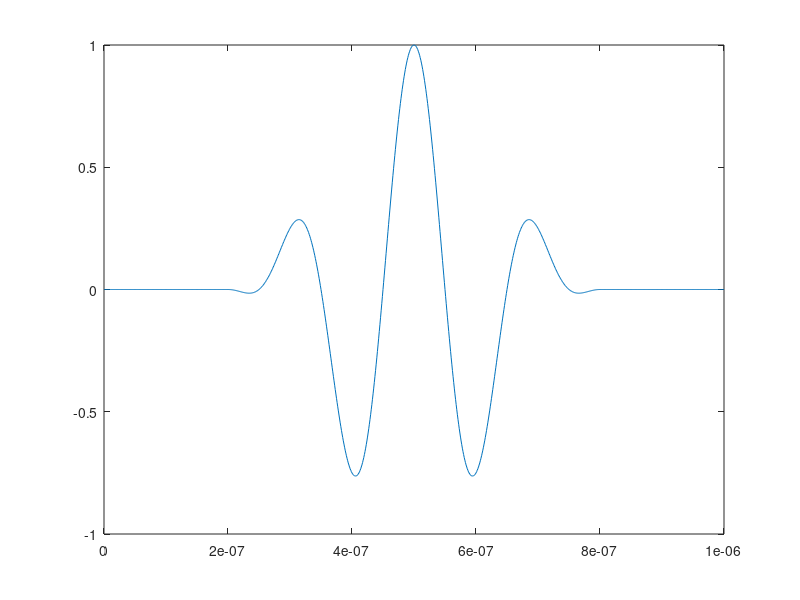

This chart was generated by the following MATLAB code: (Note: this script raises an error after producing the figure.)
clear;
close all;
clc
fclose all;

PogoFilename = 'test_3D';

% Stimulation signal
frequency    = 5e6;% unit: Hz
cycles       = 3;
timedelay    = 2e-7;
timestep     = 1e-9;
endtime      = 1e-6;
phase        = -pi/2;
windowlength = cycles/(frequency);

tb_signal(:,1) = (0:timestep:endtime)';
tb_signal(:,2) = 0;

% Generate toneburst signal
signal = ...
    0.5 * (1 - cos(2*pi*frequency/cycles*tb_signal(1:round(windowlength/timestep+1),1)))...
    .*sin((2*pi*frequency*tb_signal(1:round(windowlength/timestep+1),1))+phase);

% Adjust delay
tb_signal(round(timedelay/timestep+1):round((timedelay+windowlength)/timestep+1), 2) = signal;

% for dispalying the signal
plot(tb_signal(:,1), tb_signal(:,2));

%% Generating cubic and meshes
% Grid definition
nx = 1e2;
ny = 1e2;
nz = 0.2e2;
dx = 2e-5; 
dy = 2e-5;
dz = 2e-5;
model = genGrid3D(nx, ny, nz, dx, dy, dz);
model.elTypes{1}.name       = 'C3D4R';
model.elTypes{1}.paramsType = 0;
model.nDims                 = 3; % default 3D 
model.nDofPerNode           = 3;
model.elTypeRefs            = ones(length(model.elNodes(1,:)),1);
model.matTypeRefs = ones(length(model.elNodes(1,:)), 1); % water medium

%% ********** define a center out of function for acceleration
% Preallocate array for faster execution
tic;
% Get the node positions for all elements at once
nodes_pos_all      = model.nodePos(:, model.elNodes(:));
% Reshape the array to separate each element's nodes
nodes_pos_reshaped = reshape(nodes_pos_all, size(model.nodePos, 1), size(model.elNodes, 1), []);
% Compute the centroids by taking the mean across the second dimension
centroids          = squeeze(mean(nodes_pos_reshaped, 2))';
% centroids          = squeeze(nodes_pos_reshaped(:,1,:))';
X = int32(centroids(:, 1)*1e6);
Y = int32(centroids(:, 2)*1e6);
Z = int32(centroids(:, 3)*1e6);
clear nodes_pos_all;
clear nodes_pos_reshapes;
% X_unique = unique(X);
% X_len = max(X) - min(X);
% Y_len = max(Y) - min(Y);
toc;

%% Settings except for material
model.prec    = 8;      % Precision
model.runName = 'Job';
model.nt      = 4e3;
model.dt      = timestep;

%% Material settings
% For isotropi49c material
%-----------------------------------------------------%
cWater = 1500; rhoWater = 1000; visc = 0;

% 
model.matTypes{1,1}.paramsType  = 5; % water media
model.matTypes{1,1}.paramValues = [cWater, rhoWater, visc];
% ********** uncomment below to change it to solid elastic material type
% virtual water
model.matTypes{2,1}.paramsType  = 0;
E = cWater^2 * rhoWater;
model.matTypes{2,1}.paramValues = [E, 0, rhoWater];

%% Generator
model.shots{1, 1}.ntSig = length(tb_signal);
model.shots{1, 1}.dtSig = tb_signal(2, 1) - tb_signal(1, 1);

Element_size = dx;

% Plane wave
diameter = 5e-4;
z_loc    = min(model.nodePos(3,:)); % minimum position along z axis

center = [    ...
    mean(model.nodePos(1, :)) ...
    mean(model.nodePos(2, :)) ...
    z_loc];

% Plane wave
dis_to_center = (model.nodePos(1, :) - center(1)).^2 + ...
    (model.nodePos(2, :) - center(2)).^2 + ...
    (model.nodePos(3, :) - center(3)).^2;

node_index_generator = find(   ...
    model.nodePos(3, :) == z_loc & ...
    dis_to_center <= (diameter/2).^2);

% % point generation
% node_index_generator = find( ...
%     model.nodePos(1, :) == min(abs(model.nodePos(1,:))) & ...
%     model.nodePos(2, :) == min(abs(model.nodePos(2,:))) & ...
%     model.nodePos(3, :) == min(model.nodePos(3,:)) ...
%     );

% % set the point generator to solid elastic material
% node_surface = find(model.nodePos(3, :) >= min(model.nodePos(3,:)) & ...
%     model.nodePos(3, :) < min(model.nodePos(3,:)) + dz * 50);
% model.matTypeRefs(node_surface) = 2;

model.shots{1, 1}.sigs{1, 1}.sigType    = 0; % 0 - force, 1 - displacement
model.shots{1, 1}.sigs{1, 1}.isDofGroup = 0;
model.shots{1, 1}.sigs{1, 1}.dofSpec    = ones(length(node_index_generator),1) * 3;
model.shots{1, 1}.sigs{1, 1}.nodeSpec   = node_index_generator';
model.shots{1, 1}.sigs{1, 1}.sigAmps    = ones(length(model.shots{1}.sigs{1}.dofSpec),1)*1e-13;
model.shots{1, 1}.sigs{1, 1}.sig        = tb_signal(:,2)';

%% Receiver
node_index_receiver = node_index_generator;

model.measSets{1, 1}.name       = 'main';
model.measSets{1, 1}.isDofGroup = 0;
model.measSets{1, 1}.measDof    = repmat((1:model.nDims)',length(node_index_receiver),1);
model.measSets{1, 1}.measNodes  = reshape(repmat(node_index_receiver,model.nDims,1),length(node_index_receiver)*model.nDims,1);
model.measFreq  = 1;
model.measStart = 1; 
model.fieldStoreIncs  = round((1:1:30) / 30 * model.nt)';
node_num              = length(model.nodePos);
model.fieldStoreNodes = round((1:1e3) / 1e3 * node_num)';

%%
d_plate = 2 * dz;

centerX = 0;
centerY = 0;
centerZ = min(model.nodePos(3,:));  % Starting at the bottom
hexCenter = [centerX, centerY, centerZ];
hexDepth = nz * dz - d_plate;
hexSideLength = 5e-4; % Example side length, adjust based on your requirements
material_name = 2;

% assign materials
xyz_min = min(centroids, [], 1);
xyz_max = max(centroids, [], 1);
x_min = xyz_min(1);
y_min = xyz_min(2);
z_min = xyz_min(3);
x_max = xyz_max(1);
y_max = xyz_max(2);
z_max = xyz_max(3);

figure, plot(model.matTypeRefs);

model = fx_assign_material_to_box(model, x_min, y_min, z_max-d_plate, ...
    x_max, y_max, z_max, material_name, centroids);
figure, plot(model.matTypeRefs);

% Define your model's central point offset
center_offset = [0, -1e-3];
num_rows = 4; % The number of rows you want
hex_centers = fx_calculate_honeycomb_centers(num_rows, hexSideLength, center_offset, centerZ);

inHex_ele = fx_find_elements_in_hexcylinder(int32(hex_centers*1e6), ...
    int32(hexDepth*1e6), hexSideLength*1e6, X, Y, Z);

[ mDel ] = deleteEls(model, inHex_ele);


% for i = 1:size(hex_centers, 1)
%     hexCenter = hex_centers(i, :);
%     model = fx_assign_material_to_hex_cylinder(model, center, [hexCenter centerZ], hexDepth, hexSideLength, material_name);
% end

% test functions
clc;
close all;
flag_plotelements = 1;
fx_display_model(mDel, flag_plotelements);

%% Save pogo-inp file
savePogoInp(sprintf([PogoFilename,'.pogo-inp']), model, 1, 15);  % new version POGO

disp(".pogo-inp saved");

close all;

